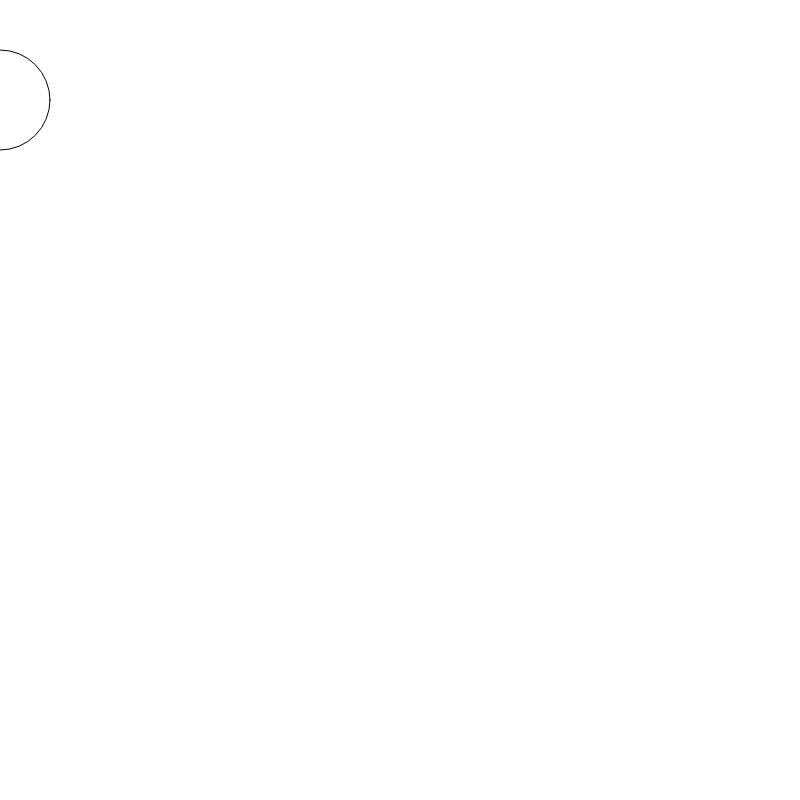
Frame 1 (no input)
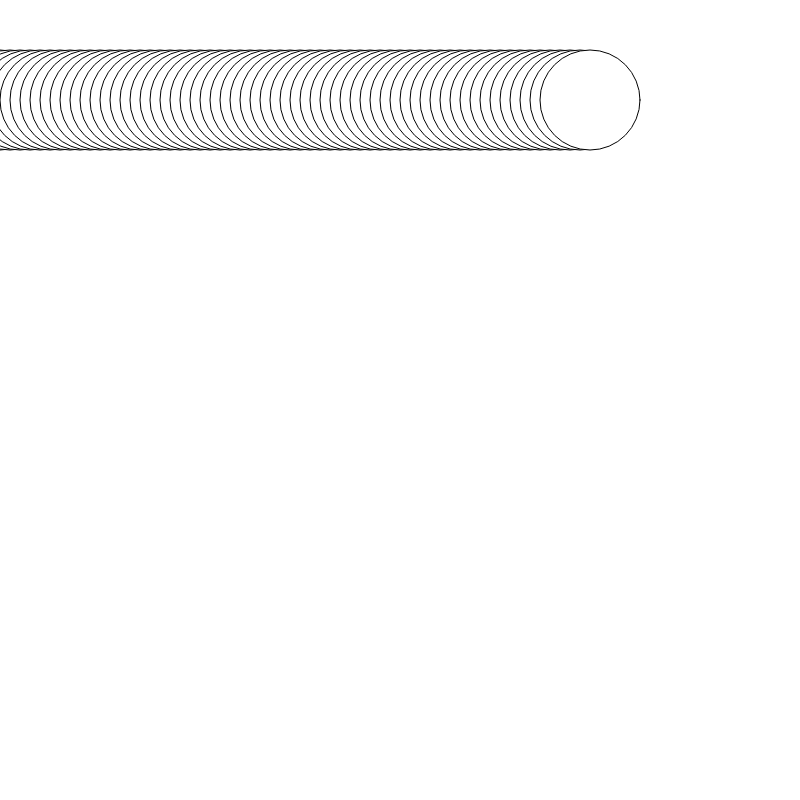
Frame 60 (no input)
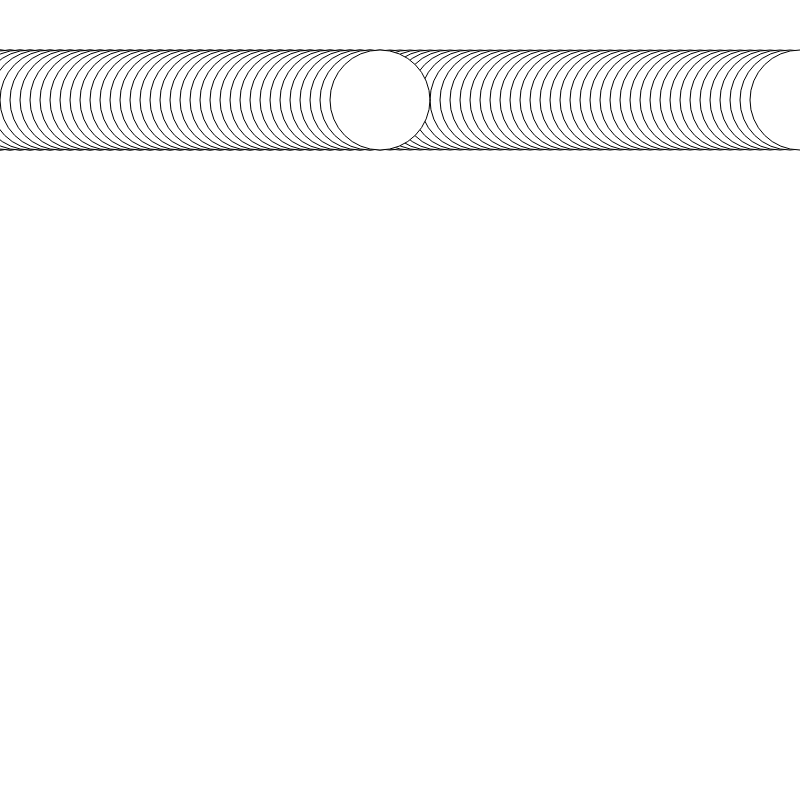
Frame 120 (the mouse pressed at the canvas centre since frame 60)

The p5.js sketch that drew these frames (run headless with seeded random() and noise() and a simulated clock; from frame 60 on, the mouse is pressed at the canvas centre):

// p5.js sketch
// ── sketch.js
var x= 0;
function setup() {
  // put setup code here
  createCanvas(800,800)
}

function draw() {
  // put drawing code here
  //backround ('pink')
  ellipse (x,100,100,100)
  x=x+10;
  if (x> width) {
    x= 0 ;
  }

}
